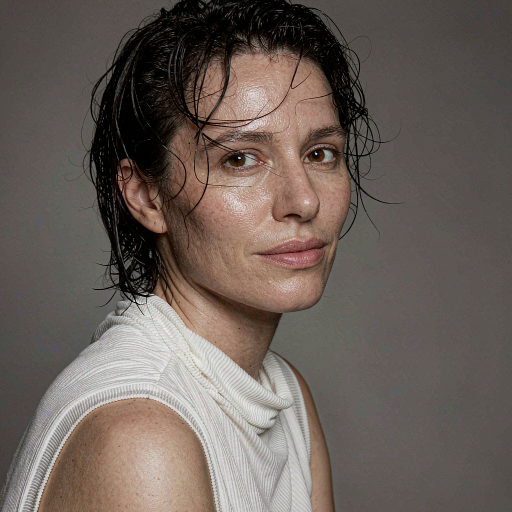
//> input picture 底层算法演示/图像变换/assets/portrait.png, 1024 x 1024 px (shown at 1/2 size)
$ ./image_transform -i=../assets/portrait.png   (built with g++ and OpenCV 4)
//> lines starting //> are read from the running program, lines starting //| are printed output that depends on the picture
/**
 * @file    image_transform.cpp
 * @brief   图像变换演示：用查找表实现对数变换、伽马变换与对比度拉伸。
 * @details 流程：读取灰度图 -> 构建 256 项查找表 -> 对数变换 / 伽马变换 / 对比度拉伸
 *          -> 拼接对比图并统计各变换后的灰度分布。
 * @note    依赖：OpenCV 4.x（core / imgproc / imgcodecs / highgui）
 *          灰度变换是逐像素的单调映射，用 LUT 只需算 256 次，比逐像素算 pow/log 快两个量级。
 */

#include <cmath>
#include <iomanip>
#include <iostream>
#include <string>
#include <vector>

#include <opencv2/opencv.hpp>
#include <opencv2/core/utils/filesystem.hpp>

namespace {

/// 拼接图中标题条的高度（像素）。
const int kTitleHeight = 30;

/**
 * @brief  在若干候选位置中查找素材，便于从不同工作目录运行。
 * @param  fileName 素材文件名。
 * @return 第一个存在的路径；都不存在时返回首选候选。
 */
std::string locateAsset(const std::string& fileName)
{
    const std::vector<std::string> candidates = {
        "../../assets/" + fileName, "../assets/" + fileName, "assets/" + fileName};
    for (const auto& path : candidates) {
        if (cv::utils::fs::exists(path)) {
            return path;
        }
    }
    return candidates.front();
}

/**
 * @brief  由素材路径推导输出目录：<demo>/assets/x.png -> <demo>/output。
 * @param  inputPath 素材路径。
 * @return 输出目录路径（尚未创建）。
 */
std::string outputDirFor(const std::string& inputPath)
{
    std::string dir = inputPath;
    const size_t slash = dir.find_last_of("/\\");
    dir = (slash == std::string::npos) ? "." : dir.substr(0, slash);
    const size_t slash2 = dir.find_last_of("/\\");
    const std::string leaf = (slash2 == std::string::npos) ? dir : dir.substr(slash2 + 1);
    if (leaf == "assets") {
        dir = (slash2 == std::string::npos) ? "." : dir.substr(0, slash2);
    }
    return dir + "/output";
}

/**
 * @brief  构造对数变换查找表：s = c * ln(1 + r)，c 使 255 映射到 255。
 * @return 1x256 的 CV_8U 查找表。
 * @note   对数变换压缩高灰度、拉伸低灰度，适合整体偏暗、暗部细节丢失的图像。
 */
cv::Mat buildLogLut()
{
    cv::Mat lut(1, 256, CV_8U);
    const double c = 255.0 / std::log(1.0 + 255.0);
    for (int i = 0; i < 256; ++i) {
        lut.at<uchar>(i) = cv::saturate_cast<uchar>(c * std::log(1.0 + i));
    }
    return lut;
}

/**
 * @brief  构造伽马变换查找表：s = 255 * (r / 255) ^ gamma。
 * @param  gamma 伽马值；< 1 提亮暗部，> 1 压暗。
 * @return 1x256 的 CV_8U 查找表。
 */
cv::Mat buildGammaLut(double gamma)
{
    cv::Mat lut(1, 256, CV_8U);
    for (int i = 0; i < 256; ++i) {
        lut.at<uchar>(i) = cv::saturate_cast<uchar>(255.0 * std::pow(i / 255.0, gamma));
    }
    return lut;
}

/**
 * @brief  构造对比度拉伸查找表：把 [lo, hi] 线性映射到 [0, 255]。
 * @param  lo 输入图的实际最小灰度。
 * @param  hi 输入图的实际最大灰度。
 * @return 1x256 的 CV_8U 查找表。
 * @note   与 convertScaleAbs 不同，这里按图像实际动态范围拉伸，不会截断有效信息。
 */
cv::Mat buildStretchLut(double lo, double hi)
{
    cv::Mat lut(1, 256, CV_8U);
    const double span = (hi > lo) ? (hi - lo) : 1.0;
    for (int i = 0; i < 256; ++i) {
        lut.at<uchar>(i) = cv::saturate_cast<uchar>((i - lo) * 255.0 / span);
    }
    return lut;
}

/**
 * @brief  按百分位计算有效动态范围，避免极少数像素主导拉伸区间。
 * @param  gray    单通道图像。
 * @param  lowPct  低端百分位，如 0.01 表示 1%。
 * @param  highPct 高端百分位，如 0.99 表示 99%。
 * @param  lo      输出的低端灰度。
 * @param  hi      输出的高端灰度。
 * @note   直接取 min/max 时，一个过曝亮点就会让拉伸几乎失效；按百分位裁剪更稳。
 */
void percentileRange(const cv::Mat& gray, double lowPct, double highPct, double& lo, double& hi)
{
    const int histSize = 256;
    float range[] = {0.0f, 256.0f};
    const float* histRange = {range};
    cv::Mat hist;
    cv::calcHist(&gray, 1, 0, cv::Mat(), hist, 1, &histSize, &histRange);

    const double total = static_cast<double>(gray.total());
    const double lowTarget = total * lowPct;
    const double highTarget = total * highPct;
    double accumulated = 0.0;
    bool lowFound = false;
    lo = 0.0;
    hi = 255.0;
    for (int i = 0; i < 256; ++i) {
        accumulated += hist.at<float>(i);
        if (!lowFound && accumulated >= lowTarget) {
            lo = i;
            lowFound = true;
        }
        if (accumulated >= highTarget) {
            hi = i;
            break;
        }
    }
    if (hi <= lo) {
        hi = lo + 1.0;
    }
}

/**
 * @brief  给单通道图加上标题条并转成 BGR，便于拼接展示。
 * @param  gray  单通道图像。
 * @param  title 标题文字（仅支持 ASCII）。
 * @return 带标题条的三通道面板。
 */
cv::Mat makePanel(const cv::Mat& gray, const std::string& title)
{
    // 展示时缩到一半，控制拼接图体积，同时保留足够可读性。
    cv::Mat small;
    cv::resize(gray, small, cv::Size(), 0.5, 0.5, cv::INTER_AREA);
    cv::Mat panel(small.rows + kTitleHeight, small.cols, CV_8UC3, cv::Scalar(255, 255, 255));
    cv::Mat body = panel(cv::Rect(0, kTitleHeight, small.cols, small.rows));
    cv::cvtColor(small, body, cv::COLOR_GRAY2BGR);
    cv::putText(panel, title, cv::Point(8, 21), cv::FONT_HERSHEY_SIMPLEX, 0.55,
                cv::Scalar(0, 0, 0), 1, cv::LINE_AA);
    return panel;
}

/**
 * @brief  按列数把若干等尺寸面板拼成一张大图。
 * @param  panels 面板列表。
 * @param  cols   每行面板数。
 * @return 拼接结果。
 */
cv::Mat montage(const std::vector<cv::Mat>& panels, int cols)
{
    const int rows = static_cast<int>((panels.size() + cols - 1) / cols);
    cv::Mat canvas(rows * panels[0].rows, cols * panels[0].cols, CV_8UC3, cv::Scalar(255, 255, 255));
    for (size_t i = 0; i < panels.size(); ++i) {
        const int r = static_cast<int>(i) / cols;
        const int c = static_cast<int>(i) % cols;
        panels[i].copyTo(canvas(cv::Rect(c * panels[0].cols, r * panels[i].rows,
                                         panels[i].cols, panels[i].rows)));
    }
    return canvas;
}

/**
 * @brief  打印图像灰度统计，用于对比不同变换的效果。
 * @param  name 变换名称。
 * @param  img  单通道图像。
 */
void printStats(const std::string& name, const cv::Mat& img)
{
    double lo = 0.0;
    double hi = 0.0;
    cv::minMaxLoc(img, &lo, &hi);
    std::cout << "  " << std::left << std::setw(18) << name
              << " min=" << std::setw(4) << static_cast<int>(lo)
              << " max=" << std::setw(4) << static_cast<int>(hi)
              << " mean=" << std::fixed << std::setprecision(1) << cv::mean(img)[0] << "\n";
}

}  // namespace

/**
 * @brief  主流程：读取灰度图、构建查找表、逐项变换并拼接输出。
 * @param  argc 参数个数。
 * @param  argv 参数列表。
 * @return 0 表示成功，非 0 表示失败。
 */
int main(int argc, char** argv)
{
    const cv::String keys =
        "{help h usage ? |      | 打印帮助信息 }"
        "{i input        |      | 输入图像路径，缺省读取 assets/portrait.png }"
        "{o output       |      | 输出图像路径，缺省写入 <目录>/output/image_transform.png }"
        "{g gamma        | 0.4  | 伽马变换的主参数 }"
        "{d display      | 0    | 是否弹窗显示 (1=显示, 0=不显示) }";

    cv::CommandLineParser parser(argc, argv, keys);
    parser.about("图像变换演示: LUT 实现对数 / 伽马 / 对比度拉伸\n参数请使用 --key=value 形式");
    if (parser.has("help")) {
        parser.printMessage();
        return 0;
    }
    if (!parser.check()) {
        parser.printErrors();
        parser.printMessage();
        return -1;
    }

    std::string inputPath = parser.get<std::string>("input");
    if (inputPath.empty()) {
        inputPath = locateAsset("portrait.png");
    }

    // 步骤 1：读取并转为灰度图。
    const cv::Mat src = cv::imread(inputPath, cv::IMREAD_COLOR);
//> src is the input picture: 1024 rows x 1024 cols, CV_8UC3; mean B, G, R 89.4, 95.8, 106.7
    if (src.empty()) {
        std::cerr << "无法读取图像: " << inputPath << std::endl;
        return -1;
    }
    cv::Mat gray;
    cv::cvtColor(src, gray, cv::COLOR_BGR2GRAY);
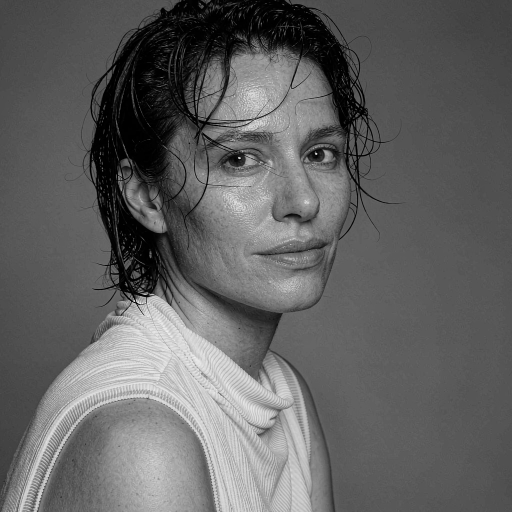
//> gray: 1024 rows x 1024 cols, CV_8UC1 (shown at 1/2 size); min 0, max 255, mean 98.3
    std::cout << "输入: " << inputPath << " (" << gray.cols << "x" << gray.rows << ")\n";
//| 输入: ../assets/portrait.png (1024x1024)
    printStats("original", gray);
//> in printStats, `cv::minMaxLoc(img, &lo, &hi);`: hi = 255
//|   original           min=0    max=255  mean=98.3

    // 步骤 2：构建查找表。三种变换都是 256 项单调映射，先算表再一次 LUT。
    double lo = 0.0;
    double hi = 0.0;
    percentileRange(gray, 0.01, 0.99, lo, hi);  // 按 1%~99% 裁剪后的有效动态范围
//> in percentileRange, `cv::calcHist(&gray, 1, 0, cv::Mat(), hist, 1, &histSize, &histRange);`: hist = 256 values, max 28798 at index 89, min 0 at index 244, mean 4096
//> the loop in percentileRange, `for (int i = 0; i < 256; ++i)` made 219 passes
//> accumulated on passes 1 to 3: 19904, 38656, 48221
//> after the loop in percentileRange, `for (int i = 0; i < 256; ++i)`: accumulated = 1038365; lo = 0; lowFound = true
//> hi = 218
    std::cout << "拉伸区间: [" << lo << ", " << hi << "]\n";
//| 拉伸区间: [0.0, 218.0]
    const double mainGamma = parser.get<double>("gamma");

    // 步骤 3：逐项变换。
    cv::Mat logResult;
    cv::Mat gammaLow;
    cv::Mat gammaOne;
    cv::Mat gammaHigh;
    cv::Mat stretched;
    cv::LUT(gray, buildLogLut(), logResult);
    cv::LUT(gray, buildGammaLut(mainGamma), gammaLow);
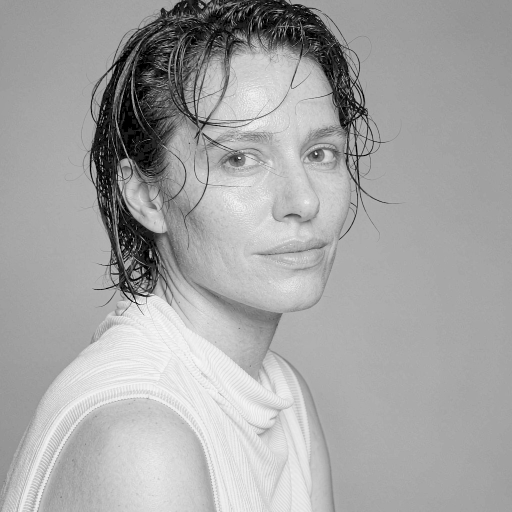
//> gammaLow: 1024 rows x 1024 cols, CV_8UC1 (shown at 1/2 size); min 0, max 255, mean 165.5
    cv::LUT(gray, buildGammaLut(1.0), gammaOne);
    cv::LUT(gray, buildGammaLut(1.0 / mainGamma), gammaHigh);
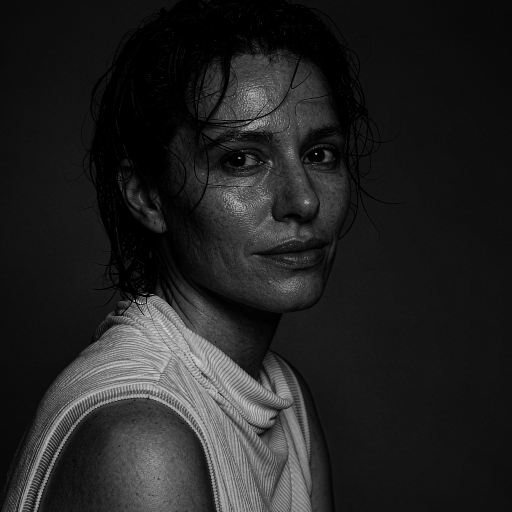
//> gammaHigh: 1024 rows x 1024 cols, CV_8UC1 (shown at 1/2 size); min 0, max 255, mean 34.6
    cv::LUT(gray, buildStretchLut(lo, hi), stretched);
//> after the loop in buildStretchLut, `for (int i = 0; i < 256; ++i)`: lut = 256 values from 0 to 255

    std::cout << "变换后统计:\n";
    printStats("log", logResult);
//|   log                min=0    max=255  mean=199.1
    printStats("gamma " + std::to_string(mainGamma).substr(0, 3), gammaLow);
//|   gamma 0.4          min=0    max=255  mean=165.5
    printStats("gamma 1.0", gammaOne);
//|   gamma 1.0          min=0    max=255  mean=98.3
//|   gamma 2.50         min=0    max=255  mean=34.6
//|   stretch            min=0    max=255  mean=114.9
    printStats("gamma " + std::to_string(1.0 / mainGamma).substr(0, 4), gammaHigh);
    printStats("stretch", stretched);

    // 步骤 4：拼接对比图并保存。
    const std::vector<cv::Mat> panels = {
        makePanel(gray, "original"),
        makePanel(logResult, "log"),
        makePanel(gammaLow, "gamma " + std::to_string(mainGamma).substr(0, 3)),
        makePanel(gammaOne, "gamma 1.0 (identity)"),
        makePanel(gammaHigh, "gamma " + std::to_string(1.0 / mainGamma).substr(0, 4)),
        makePanel(stretched, "stretch 1%-99%")};
//> in makePanel, `cv::putText(panel, title, cv::Point(8, 21), cv::FONT_HERSHEY_SIMPLEX, ..`: panel: 542 rows x 512 cols, CV_8UC3; min 0, max 255, mean 106.9
//> call 2 of makePanel, with title = "log"
//> in makePanel (call 2), `cv::putText(panel, title, cv::Point(8, 21), cv::FONT_HERSHEY_SIMPLEX, ..`:
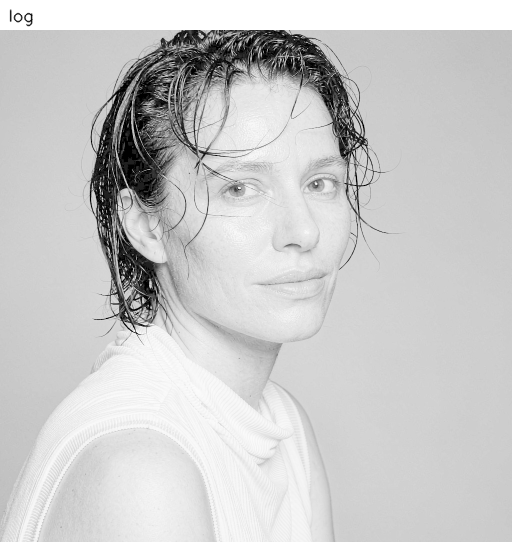
//> panel: 542 rows x 512 cols, CV_8UC3; min 0, max 255, mean 202.2
//> in makePanel (call 5), `cv::putText(panel, title, cv::Point(8, 21), cv::FONT_HERSHEY_SIMPLEX, ..`:
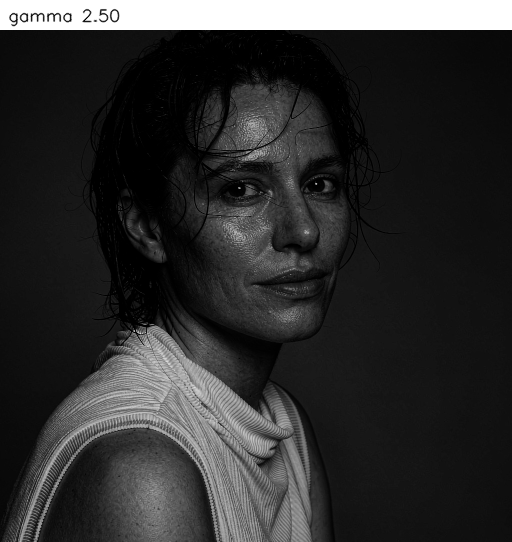
//> panel: 542 rows x 512 cols, CV_8UC3; min 0, max 255, mean 46.6
//> in makePanel (call 6), `cv::putText(panel, title, cv::Point(8, 21), cv::FONT_HERSHEY_SIMPLEX, ..`:
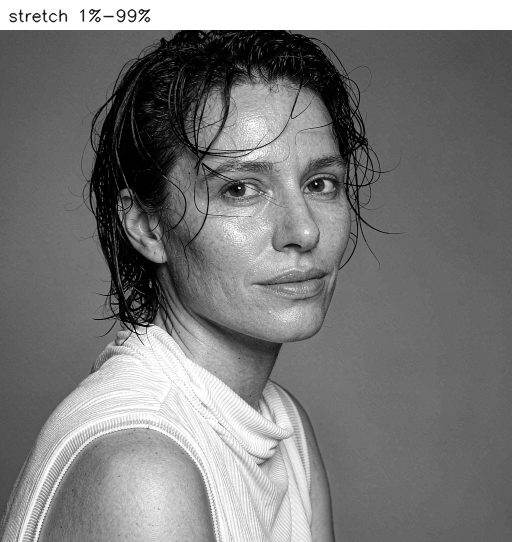
//> panel: 542 rows x 512 cols, CV_8UC3; min 0, max 255, mean 122.4
    const cv::Mat result = montage(panels, 3);
//> in montage, `const int rows = static_cast<int>((panels.size() + cols - 1) / cols);`: rows = 2
//> in montage, `cv::Mat canvas(rows * panels[0].rows, cols * panels[0].cols, CV_8UC3, ..`: canvas: 1084 rows x 1536 cols, CV_8UC3; every value is 255
//> the loop in montage, `for (size_t i = 0; i < panels.size(); ++i)` made 6 passes
//> after the loop in montage, `for (size_t i = 0; i < panels.size(); ++i)`:
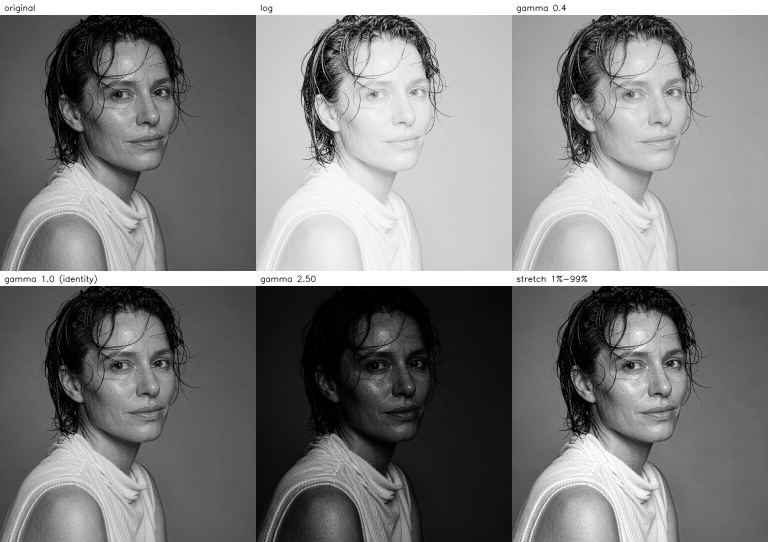
//> canvas: 1084 rows x 1536 cols, CV_8UC3 (shown at 1/2 size); min 0, max 255, mean 125.9

    std::string outputPath = parser.get<std::string>("output");
    if (outputPath.empty()) {
        const std::string outDir = outputDirFor(inputPath);
        cv::utils::fs::createDirectories(outDir);
        outputPath = outDir + "/image_transform.png";
    }
    if (!cv::imwrite(outputPath, result)) {
        std::cerr << "无法写入输出图像: " << outputPath << std::endl;
        return -1;
    }
    std::cout << "结果已保存至 " << outputPath << std::endl;

    if (parser.get<int>("display") != 0) {
        cv::imshow("image transform", result);
        cv::waitKey(0);
    }
    return 0;
}
